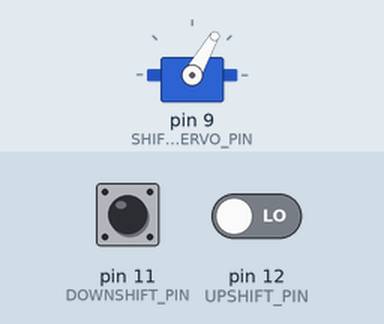
This program was run on a simulated Arduino Uno, built with avr-gcc and run on an emulated ATmega328P. On the bench: servo. The test bench sets the inputs (shaded band); at power-on: pin 11 (DOWNSHIFT_PIN) LOW, pin 12 (UPSHIFT_PIN) LOW. What the program prints to the serial monitor is not drawn.

Above: at 2.7 s.
2.8 s: pin 11 (DOWNSHIFT_PIN) pulled HIGH for 3.2 s
At 6.3 s:
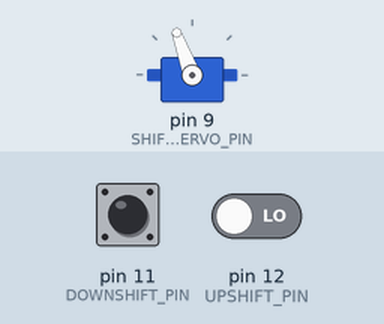
8.0 s: pin 11 (DOWNSHIFT_PIN) pulled HIGH for 3.2 s
At 11.8 s:
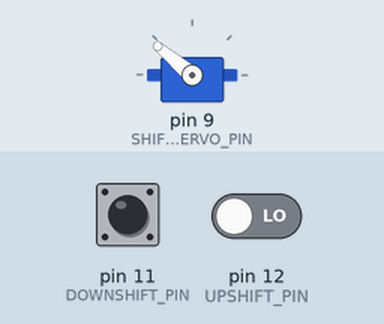
13.5 s: pin 11 (DOWNSHIFT_PIN) pulled HIGH for 3.2 s
At 17.3 s:
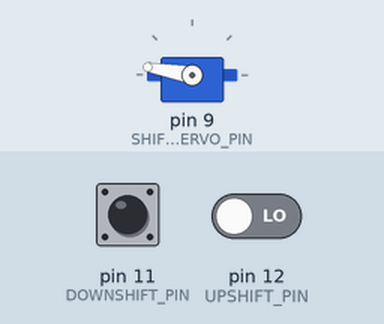
19.0 s: pin 11 (DOWNSHIFT_PIN) pulled HIGH for 0.15 s
22.1 s: pin 11 (DOWNSHIFT_PIN) pulled HIGH for 1 s
Timing chart, 0 to 30.1 s (numbered marks = the images above; inputs shaded):
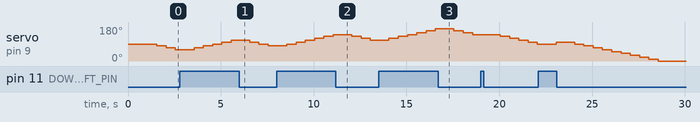

The program:

main.cpp
```cpp
// Include
#include <Arduino.h>
#include <TaskScheduler.h>

#include "Shifter.h"


// Define
#define UPSHIFT_PIN 12
#define DOWNSHIFT_PIN 11
#define SHIFTER_SERVO_PIN 9

#define SERVO_PIN 9
#define START 91


// Global
Shifter shifter(UPSHIFT_PIN, DOWNSHIFT_PIN);
Scheduler scheduler;


// Function Prototypes
void monitor_inputs_callback();
void shifter_manager_callback();


// Task Definitions
Task monitor_inputs(10, TASK_FOREVER, &monitor_inputs_callback);
Task shifter_manager(500, TASK_FOREVER, &shifter_manager_callback);


// Task Callbacks
void monitor_inputs_callback() {
  shifter.shift_detection();
}

void shifter_manager_callback() {
  shifter.shift_handler();
  // TODO: Make a logger function in shifter.cpp to capture system data on shift
}


// Setup
void setup() {
  // Serial Coms Setup
  Serial.begin(9600);
  Serial.println("Serial Communication Initialized...\n");

  Serial.println("Start System Initialization");

  // Initialize Scheduler
  Serial.print("Initialize Scheduler...");
  scheduler.init();
  Serial.println("Done");

  // Initialize Shifter
  Serial.print("Initialize Shifter...");
  shifter.begin(SHIFTER_SERVO_PIN);
  delay(500);
  Serial.println("Done");

  // Add Tasks
  Serial.print("Add Tasks to Scheduler...");
  scheduler.addTask(monitor_inputs);
  scheduler.addTask(shifter_manager);
  delay(1000);
  Serial.println("Done");

  // Enable Tasks
  Serial.print("Enable Tasks...");
  monitor_inputs.enable();
  shifter_manager.enable();
  Serial.println("Done");

}

// Loop
void loop() {
  // put your main code here, to run repeatedly:
  scheduler.execute();
}
```
